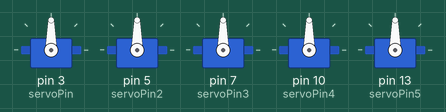
A sketch run on a simulated Arduino Uno, built with avr-gcc and run on an emulated ATmega328P. Shown: 5 × servo.

Above: at 0.05 s.
Timing chart, 0 to 7.8 s (numbered marks = the images above):
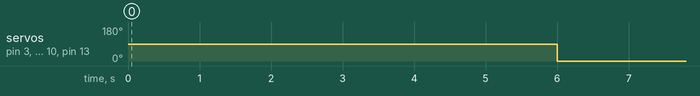

The sketch:

Servo_Motor_Rotation_from_0_to_90_and_back.ino
```cpp
#include <Servo.h>

int servoPin = 3;
int servoPin2 = 5;
int servoPin3 = 7;
int servoPin4= 10;
int servoPin5= 13;


 Servo Servo1, Servo2, Servo3, Servo4, Servo5;
void setup() {
   // We need to attach the servo to the used pin number
   Servo1.attach(servoPin);
Servo2.attach(servoPin2);
Servo3.attach(servoPin3);
Servo4.attach(servoPin4);
Servo5.attach(servoPin5);

}
void loop(){
delay(3000);

Servo1.write(90);

Servo2.write(90);

Servo3.write(90);


Servo4.write(90);


Servo5.write(90);

delay(3000);

Servo1.write(0);
Servo2.write(0);
Servo3.write(0);
Servo4.write(0);
Servo5.write(0);


}
```

Measured:
- by itself, servo on pin 3 (servoPin), servo on pin 5 (servoPin2), servo on pin 7 (servoPin3), servo on pin 10 (servoPin4), servo on pin 13 (servoPin5): alternates 90° for 3.0 s and 0° for 3.0 s
